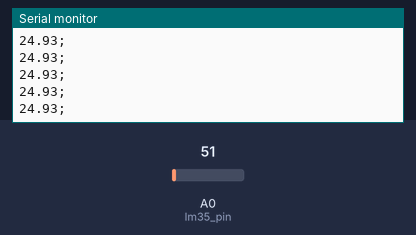
The sketch below on a simulated Arduino Uno, built with avr-gcc and run on an emulated ATmega328P. Shown: the last lines printed to the serial monitor. Inputs (shaded band) come from the test bench; at power-on: A0 (lm35_pin) = 51.

Above: at 1.2 s.
1.3 s: A0 (lm35_pin) set to 61
At 2.6 s:
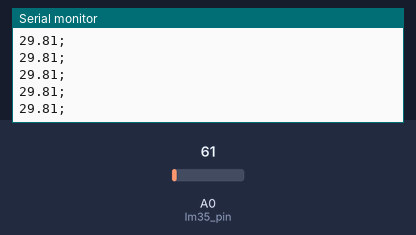
2.8 s: A0 (lm35_pin) set to 71
At 4.8 s:
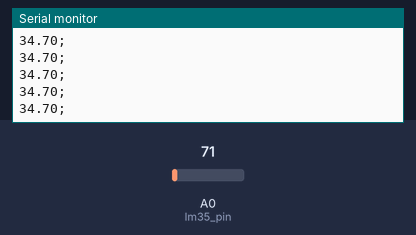
Timing chart, 0 to 6.3 s (numbered marks = the images above; inputs shaded):
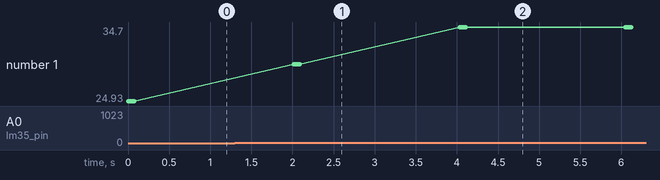

The sketch:

script_arduino_bawery.ino
```cpp
int lm35_pin = A0, leitura_lm35 = 0;
float temperatura;

void setup()
{
Serial.begin(9600);

}
void loop()
{

// temp Maceracao
leitura_lm35 = analogRead(lm35_pin);
temperatura = leitura_lm35 * (5.0/1023) * 100;
Serial.print(temperatura);
Serial.println(";");

// temp Malteacao
temperatura = leitura_lm35 * (5.0/1023) * 100;
Serial.print(temperatura);
Serial.println(";");

// temp Moagem
temperatura = leitura_lm35 * (5.0/1023) * 100;
Serial.print(temperatura);
Serial.println(";");

// temp Brassagem
temperatura = leitura_lm35 * (5.0/1023) * 100;
Serial.print(temperatura);
Serial.println(";");

// temp Fervura
temperatura = leitura_lm35 * (5.0/1023) * 100;
Serial.print(temperatura);
Serial.println(";");

// temp Resfriamento
temperatura = leitura_lm35 * (5.0/1023) * 100;
Serial.print(temperatura);
Serial.println(";");

// temp Maturacao
temperatura = leitura_lm35 * (5.0/1023) * 100;
Serial.print(temperatura);
Serial.println(";");

// temp Filtragem
leitura_lm35 = analogRead(lm35_pin);
temperatura = leitura_lm35 * (5.0/1023) * 100;
Serial.print(temperatura);
Serial.println(";");

// temp Pasteurização Rápida
leitura_lm35 = analogRead(lm35_pin);
temperatura = leitura_lm35 * (5.0/1023) * 100;
Serial.print(temperatura);
Serial.println(";");

// temp Túnel de Pasteurização
temperatura = leitura_lm35 * (5.0/1023) * 100;
Serial.print(temperatura);
Serial.println(";");

delay(2000);

}
```

Measured:
- after the input at 1.3 s, the serial monitor: prints a new line after 0.72 s (image 1)
- after the input at 2.8 s, the serial monitor: prints a new line after 1.2 s (image 2)
- plotted number 1: 24.93 → 29.81 after the input at 1.3 s, 29.81 → 34.7 after the input at 2.8 s
